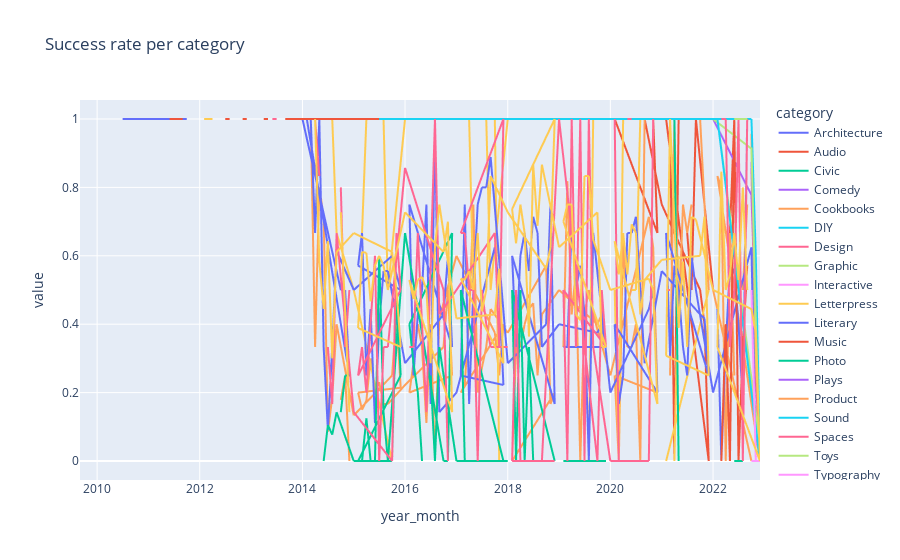

Notebook source saved alongside this figure:
### Code cell
#Q2 Better looking LinePlot

import warnings
import plotly.express as px
warnings.simplefilter(action='ignore', category = pd.errors.PerformanceWarning)
fig = px.line(success_rate_table, title='Success rate per category')
fig.show()

### Figure 1 — Plotly figure (JSON) as saved in the notebook; plotly's stock layout.template omitted (floating-point values rounded to 4 significant figures; data arrays with more than 128 entries replaced by an {"elided": "..."} marker saying what was removed)
{"data": [{"hovertemplate": "category=Architecture<br>year_month=%{x}<br>value=%{y}<extra></extra>", "legendgroup": "Architecture", "line": {"color": "#636efa", "dash": "solid"}, "marker": {"symbol": "circle"}, "mode": "lines", "name": "Architecture", "showlegend": true, "type": "scattergl", "x": {"elided": "144 str values"}, "xaxis": "x", "y": {"elided": "144 int values"}, "yaxis": "y"}, {"hovertemplate": "category=Audio<br>year_month=%{x}<br>value=%{y}<extra></extra>", "legendgroup": "Audio", "line": {"color": "#EF553B", "dash": "solid"}, "marker": {"symbol": "circle"}, "mode": "lines", "name": "Audio", "showlegend": true, "type": "scattergl", "x": {"elided": "144 str values"}, "xaxis": "x", "y": {"elided": "144 float values"}, "yaxis": "y"}, {"hovertemplate": "category=Civic<br>year_month=%{x}<br>value=%{y}<extra></extra>", "legendgroup": "Civic", "line": {"color": "#00cc96", "dash": "solid"}, "marker": {"symbol": "circle"}, "mode": "lines", "name": "Civic", "showlegend": true, "type": "scattergl", "x": {"elided": "144 str values"}, "xaxis": "x", "y": {"elided": "144 int values"}, "yaxis": "y"}, {"hovertemplate": "category=Comedy<br>year_month=%{x}<br>value=%{y}<extra></extra>", "legendgroup": "Comedy", "line": {"color": "#ab63fa", "dash": "solid"}, "marker": {"symbol": "circle"}, "mode": "lines", "name": "Comedy", "showlegend": true, "type": "scattergl", "x": {"elided": "144 str values"}, "xaxis": "x", "y": {"elided": "144 float values"}, "yaxis": "y"}, {"hovertemplate": "category=Cookbooks<br>year_month=%{x}<br>value=%{y}<extra></extra>", "legendgroup": "Cookbooks", "line": {"color": "#FFA15A", "dash": "solid"}, "marker": {"symbol": "circle"}, "mode": "lines", "name": "Cookbooks", "showlegend": true, "type": "scattergl", "x": {"elided": "144 str values"}, "xaxis": "x", "y": {"elided": "144 float values"}, "yaxis": "y"}, {"hovertemplate": "category=DIY<br>year_month=%{x}<br>value=%{y}<extra></extra>", "legendgroup": "DIY", "line": {"color": "#19d3f3", "dash": "solid"}, "marker": {"symbol": "circle"}, "mode": "lines", "name": "DIY", "showlegend": true, "type": "scattergl", "x": {"elided": "144 str values"}, "xaxis": "x", "y": {"elided": "144 int values"}, "yaxis": "y"}, {"hovertemplate": "category=Design<br>year_month=%{x}<br>value=%{y}<extra></extra>", "legendgroup": "Design", "line": {"color": "#FF6692", "dash": "solid"}, "marker": {"symbol": "circle"}, "mode": "lines", "name": "Design", "showlegend": true, "type": "scattergl", "x": {"elided": "144 str values"}, "xaxis": "x", "y": {"elided": "144 float values"}, "yaxis": "y"}, {"hovertemplate": "category=Graphic<br>year_month=%{x}<br>value=%{y}<extra></extra>", "legendgroup": "Graphic", "line": {"color": "#B6E880", "dash": "solid"}, "marker": {"symbol": "circle"}, "mode": "lines", "name": "Graphic", "showlegend": true, "type": "scattergl", "x": {"elided": "144 str values"}, "xaxis": "x", "y": {"elided": "144 float values"}, "yaxis": "y"}, {"hovertemplate": "category=Interactive<br>year_month=%{x}<br>value=%{y}<extra></extra>", "legendgroup": "Interactive", "line": {"color": "#FF97FF", "dash": "solid"}, "marker": {"symbol": "circle"}, "mode": "lines", "name": "Interactive", "showlegend": true, "type": "scattergl", "x": {"elided": "144 str values"}, "xaxis": "x", "y": {"elided": "144 int values"}, "yaxis": "y"}, {"hovertemplate": "category=Letterpress<br>year_month=%{x}<br>value=%{y}<extra></extra>", "legendgroup": "Letterpress", "line": {"color": "#FECB52", "dash": "solid"}, "marker": {"symbol": "circle"}, "mode": "lines", "name": "Letterpress", "showlegend": true, "type": "scattergl", "x": {"elided": "144 str values"}, "xaxis": "x", "y": {"elided": "144 float values"}, "yaxis": "y"}, {"hovertemplate": "category=Literary<br>year_month=%{x}<br>value=%{y}<extra></extra>", "legendgroup": "Literary", "line": {"color": "#636efa", "dash": "solid"}, "marker": {"symbol": "circle"}, "mode": "lines", "name": "Literary", "showlegend": true, "type": "scattergl", "x": {"elided": "144 str values"}, "xaxis": "x", "y": {"elided": "144 float values"}, "yaxis": "y"}, {"hovertemplate": "category=Music<br>year_month=%{x}<br>value=%{y}<extra></extra>", "legendgroup": "Music", "line": {"color": "#EF553B", "dash": "solid"}, "marker": {"symbol": "circle"}, "mode": "lines", "name": "Music", "showlegend": true, "type": "scattergl", "x": {"elided": "144 str values"}, "xaxis": "x", "y": {"elided": "144 float values"}, "yaxis": "y"}, {"hovertemplate": "category=Photo<br>year_month=%{x}<br>value=%{y}<extra></extra>", "legendgroup": "Photo", "line": {"color": "#00cc96", "dash": "solid"}, "marker": {"symbol": "circle"}, "mode": "lines", "name": "Photo", "showlegend": true, "type": "scattergl", "x": {"elided": "144 str values"}, "xaxis": "x", "y": {"elided": "144 float values"}, "yaxis": "y"}, {"hovertemplate": "category=Plays<br>year_month=%{x}<br>value=%{y}<extra></extra>", "legendgroup": "Plays", "line": {"color": "#ab63fa", "dash": "solid"}, "marker": {"symbol": "circle"}, "mode": "lines", "name": "Plays", "showlegend": true, "type": "scattergl", "x": {"elided": "144 str values"}, "xaxis": "x", "y": {"elided": "144 float values"}, "yaxis": "y"}, {"hovertemplate": "category=Product<br>year_month=%{x}<br>value=%{y}<extra></extra>", "legendgroup": "Product", "line": {"color": "#FFA15A", "dash": "solid"}, "marker": {"symbol": "circle"}, "mode": "lines", "name": "Product", "showlegend": true, "type": "scattergl", "x": {"elided": "144 str values"}, "xaxis": "x", "y": {"elided": "144 float values"}, "yaxis": "y"}, {"hovertemplate": "category=Sound<br>year_month=%{x}<br>value=%{y}<extra></extra>", "legendgroup": "Sound", "line": {"color": "#19d3f3", "dash": "solid"}, "marker": {"symbol": "circle"}, "mode": "lines", "name": "Sound", "showlegend": true, "type": "scattergl", "x": {"elided": "144 str values"}, "xaxis": "x", "y": {"elided": "144 float values"}, "yaxis": "y"}, {"hovertemplate": "category=Spaces<br>year_month=%{x}<br>value=%{y}<extra></extra>", "legendgroup": "Spaces", "line": {"color": "#FF6692", "dash": "solid"}, "marker": {"symbol": "circle"}, "mode": "lines", "name": "Spaces", "showlegend": true, "type": "scattergl", "x": {"elided": "144 str values"}, "xaxis": "x", "y": {"elided": "144 float values"}, "yaxis": "y"}, {"hovertemplate": "category=Toys<br>year_month=%{x}<br>value=%{y}<extra></extra>", "legendgroup": "Toys", "line": {"color": "#B6E880", "dash": "solid"}, "marker": {"symbol": "circle"}, "mode": "lines", "name": "Toys", "showlegend": true, "type": "scattergl", "x": {"elided": "144 str values"}, "xaxis": "x", "y": {"elided": "144 float values"}, "yaxis": "y"}, {"hovertemplate": "category=Typography<br>year_month=%{x}<br>value=%{y}<extra></extra>", "legendgroup": "Typography", "line": {"color": "#FF97FF", "dash": "solid"}, "marker": {"symbol": "circle"}, "mode": "lines", "name": "Typography", "showlegend": true, "type": "scattergl", "x": {"elided": "144 str values"}, "xaxis": "x", "y": {"elided": "144 float values"}, "yaxis": "y"}, {"hovertemplate": "category=Webcomics<br>year_month=%{x}<br>value=%{y}<extra></extra>", "legendgroup": "Webcomics", "line": {"color": "#FECB52", "dash": "solid"}, "marker": {"symbol": "circle"}, "mode": "lines", "name": "Webcomics", "showlegend": true, "type": "scattergl", "x": {"elided": "144 str values"}, "xaxis": "x", "y": {"elided": "144 float values"}, "yaxis": "y"}], "layout": {"legend": {"title": {"text": "category"}, "tracegroupgap": 0}, "title": {"text": "Success rate per category"}, "xaxis": {"anchor": "y", "domain": [0, 1], "title": {"text": "year_month"}}, "yaxis": {"anchor": "x", "domain": [0, 1], "title": {"text": "value"}}}}
